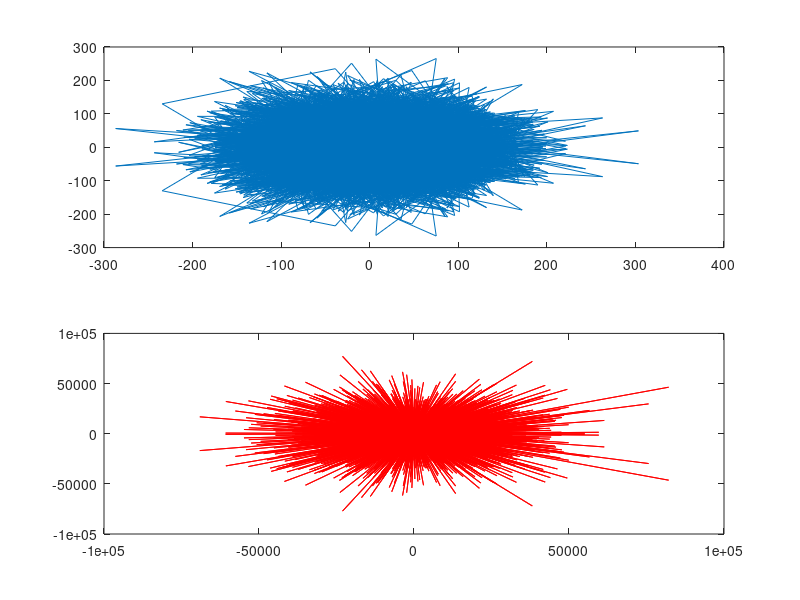
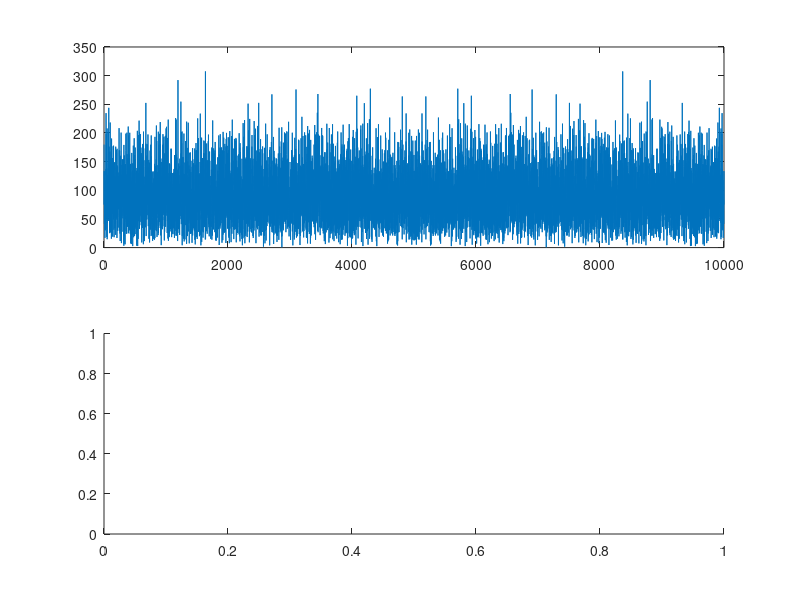

Here is the MATLAB script that generated these plots, in order: (Note: this script raises an error after producing the figures.)
whitenoise = wgn(10000,1,0);
whitenoise_xcorr = xcorr(whitenoise(:,end), whitenoise(:,end));
W = fft(whitenoise);
W_xcorr = fft(whitenoise_xcorr);

figure(1)
subplot(2, 1, 1); plot(W)
subplot(2, 1, 2); plot(W_xcorr, 'r');

figure(2)
subplot(2, 1, 1); plot(abs(W));
subplot(2, 1, 2); plot(phase(W));

figure(3)
subplot(2, 1, 1); loglog(abs(W_xcorr), 'r');
subplot(2, 1, 2); semilogx(phase(W_xcorr), 'r');